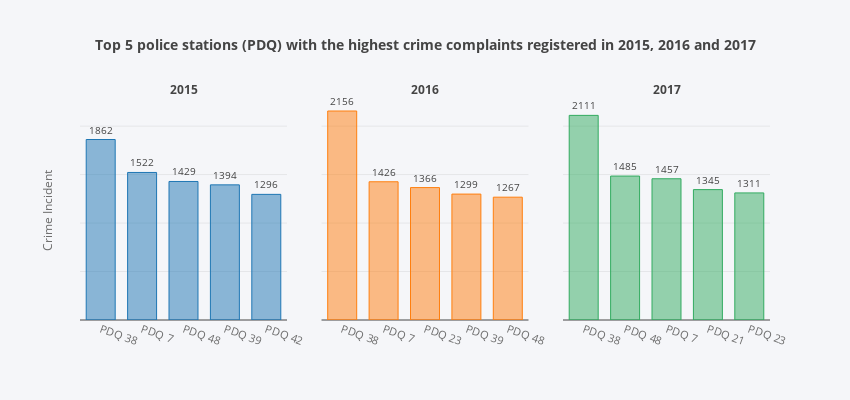

Notebook code cell kept with this figure:
### Markdown cell above
###  Which top 5 police stations (PDQ) got the most crime complaints in 2015, 2016 and 2017?

### Code cell
# summarize and sort data
crime_time = xdf.groupby(['YEAR', 'PDQ']).agg({'PDQ': 'count'}).rename(columns={'PDQ':'COUNT'}).reset_index()

tot =[crime_time[crime_time['YEAR']==year].sort_values('COUNT', ascending=False).iloc[:5] for year in yearlist]
pdqdf = pd.concat(tot, ignore_index=True)

# define chart data and plot
data = pdqdf
chdata = {'trace_data':data, 'x':'PDQ', 'y':'COUNT'}
chlayout= {'height':400, 'width':850, 'title':"<b>Top 5 police stations (PDQ) with the highest crime complaints registered in 2015, 2016 and 2017</b>", 'yaxistitle':'Crime Incident','tickangle':20}

plotchart(chdata, chlayout, titlelist, yearlist, subtitlelist=yearlist)

### Figure 1 — Plotly figure (JSON) as saved in the notebook; plotly's stock layout.template omitted (floating-point values rounded to 4 significant figures)
{"data": [{"cliponaxis": false, "hoverinfo": "text", "marker": {"color": "rgba(31, 119, 180, 0.5)", "line": {"color": "rgba(31, 119, 180, 1.0)", "width": 1}}, "name": "Burglary", "outsidetextfont": {"size": "10"}, "text": [1862, 1522, 1429, 1394, 1296], "textposition": "outside", "type": "bar", "width": 0.7, "x": ["PDQ 38", "PDQ 7", "PDQ 48", "PDQ 39", "PDQ 42"], "xaxis": "x1", "y": [1862, 1522, 1429, 1394, 1296], "yaxis": "y1"}, {"cliponaxis": false, "hoverinfo": "text", "marker": {"color": "rgba(255, 127, 14, 0.5)", "line": {"color": "rgba(255, 127, 14, 1.0)", "width": 1}}, "name": "Vehicle contents or parts theft", "outsidetextfont": {"size": "10"}, "text": [2156, 1426, 1366, 1299, 1267], "textposition": "outside", "type": "bar", "width": 0.7, "x": ["PDQ 38", "PDQ 7", "PDQ 23", "PDQ 39", "PDQ 48"], "xaxis": "x2", "y": [2156, 1426, 1366, 1299, 1267], "yaxis": "y1"}, {"cliponaxis": false, "hoverinfo": "text", "marker": {"color": "rgba(50, 171, 96, 0.5)", "line": {"color": "rgba(50, 171, 96, 1.0)", "width": 1}}, "name": "Misdemeanor", "outsidetextfont": {"size": "10"}, "text": [2111, 1485, 1457, 1345, 1311], "textposition": "outside", "type": "bar", "width": 0.7, "x": ["PDQ 38", "PDQ 48", "PDQ 7", "PDQ 21", "PDQ 23"], "xaxis": "x3", "y": [2111, 1485, 1457, 1345, 1311], "yaxis": "y1"}], "layout": {"annotations": [{"font": {"size": 12}, "showarrow": false, "text": "<b>2015</b>", "x": 0.15, "xanchor": "center", "xref": "paper", "y": 1, "yanchor": "bottom", "yref": "paper"}, {"font": {"size": 12}, "showarrow": false, "text": "<b>2016</b>", "x": 0.5, "xanchor": "center", "xref": "paper", "y": 1, "yanchor": "bottom", "yref": "paper"}, {"font": {"size": 12}, "showarrow": false, "text": "<b>2017</b>", "x": 0.85, "xanchor": "center", "xref": "paper", "y": 1, "yanchor": "bottom", "yref": "paper"}], "autosize": false, "height": 400, "paper_bgcolor": "rgba(245, 246, 249, 1)", "plot_bgcolor": "rgba(245, 246, 249, 1)", "showlegend": false, "title": "<b>Top 5 police stations (PDQ) with the highest crime complaints registered in 2015, 2016 and 2017</b>", "titlefont": {"size": 14}, "width": 850, "xaxis1": {"anchor": "y1", "domain": [0, 0.3], "tickangle": 20, "tickfont": {"color": "rgb(107, 107, 107)", "size": 11}, "titlefont": {"color": "rgb(107, 107, 107)", "size": 11}}, "xaxis2": {"anchor": "free", "domain": [0.35, 0.65], "position": 0, "tickangle": 20, "tickfont": {"color": "rgb(107, 107, 107)", "size": 11}, "titlefont": {"color": "rgb(107, 107, 107)", "size": 11}}, "xaxis3": {"anchor": "free", "domain": [0.7, 1], "position": 0, "tickangle": 20, "tickfont": {"color": "rgb(107, 107, 107)", "size": 11}, "titlefont": {"color": "rgb(107, 107, 107)", "size": 11}}, "yaxis1": {"anchor": "x1", "domain": [0, 1], "showgrid": true, "showticklabels": false, "title": "Crime Incident", "titlefont": {"color": "rgb(107, 107, 107)", "size": 12}}, "yaxis2": {"showgrid": true, "showticklabels": false, "title": "Crime Incident", "titlefont": {"color": "rgb(107, 107, 107)", "size": 12}}, "yaxis3": {"showgrid": true, "showticklabels": false, "title": "Crime Incident", "titlefont": {"color": "rgb(107, 107, 107)", "size": 12}}}}
